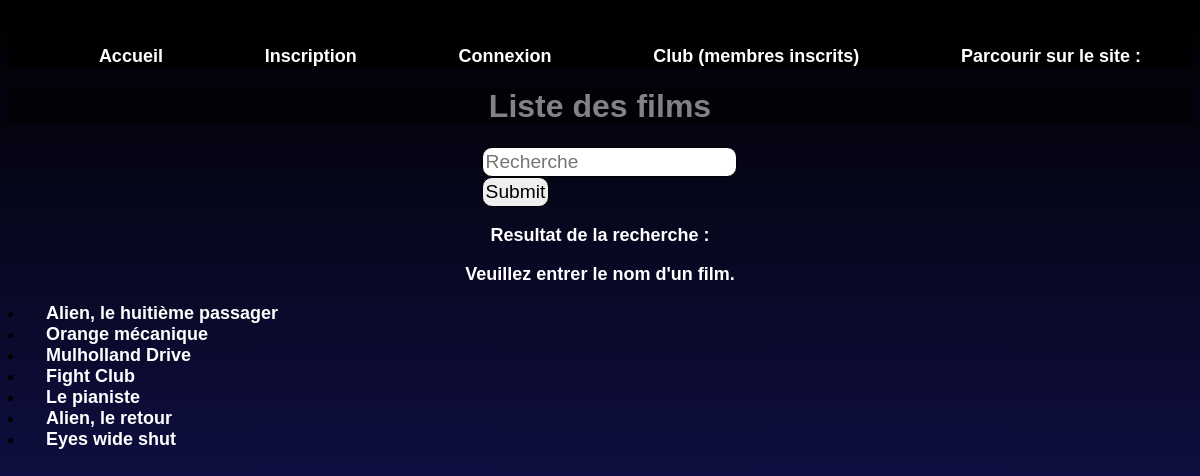
/HTMLPHP/liste_films.php, run on the app's committed database.
### tables this page shows
CREATE TABLE `movies` (
  `id_movies` int(11) NOT NULL AUTO_INCREMENT,
  `title` varchar(30) NOT NULL,
  `year_released` int(11) NOT NULL,
  `id_director` int(11) NOT NULL,
  `links` varchar(1000) NOT NULL,
  `Genre` varchar(30) NOT NULL,
  PRIMARY KEY (`id_movies`)
);

### HTMLPHP/connexion.php (called while the page is built, shortened)
<?php
  $db_handle = mysqli_connect(DB_SERVER,DB_USER,DB_PASS);
  $db_name = 'cinefa';
  $db = mysqli_select_db($db_handle, $db_name);
?>

### HTMLPHP/liste_films.php (the view, shortened to what this page needs)
<!DOCTYPE html>
<html lang="fr" dir="ltr">
  <head>
    <link rel="stylesheet" href="../CSS/cinefa.css">
  </head>
  <body>
    <?php
      require_once 'connexion.php';
      include 'header.php';
    ?> <h1>Liste des films</h1>
    <form name="form1" method="POST" action="#" required>
      <input type="text" name="recherche" placeholder="Recherche" required ><br>
      <input id="valid_button" type="submit" name="submit1" placeholder="Inscription" required>
    </form>
    <p class="message_reussi">Resultat de la recherche :</p>
    <?php
    if (isset($_POST['submit1']))
    {
      $recherche = $_POST['recherche'];
      $request = 'SELECT title, id_movies FROM movies where title like "%' . $recherche . '%"';
      $result_query2 = mysqli_query($db_handle, $request);
      $found = false;
          while ($db_field = mysqli_fetch_assoc($result_query2))
             {
              $found = true;
              echo ' <ul class = "message_reussi"> <li><a href="fiche_film.php?id='. $db_field['id_movies'] . '">' . $db_field['title'] .'</a></li> </ul>';
             }
            if ($found == false) {
              echo '<script>alert("Aucun film trouvé")</script>';
            }
      }
      else {
        echo "<p class='message_reussi'> Veuillez entrer le nom d'un film. </p>";
      }
      if ($db)
        {
          $request = "SELECT * FROM movies";
          $result_query = mysqli_query($db_handle, $request);
            while ($db_field = mysqli_fetch_assoc($result_query))
            {
              $id = $db_field['id_movies'];
              echo ' <li><a href="fiche_film.php?id='. $id . '">' . $db_field['title'] .'</a></li>';
            }
        }
    ?>
  </body>
</html>

### CSS/cinefa.css (style rules this page uses)
body { min-height: 100vh; background: linear-gradient(black,MidnightBlue); font-family : helvetica; }
input { margin-left: 40%; padding-top: 20%; font-size: 120%; border : 1px solid black; border-radius: 10px; padding: 3px; font-family: helvetica; }
.message_reussi { list-style: none; text-decoration: none; font-size: 18px; font-family: helvetica; font-weight: bold; color: #ffffff; text-align: center; }

### CSS/css-header.css (style rules this page uses)
h1 { display: flex; justify-content: center; color: white; background-color: black; opacity: 0.5; }
li a { position: relative; padding: 16px; text-decoration: none; font-size: 18px; font-weight: bold; color: #ffffff; }

### data on the page
movies: title "Alien, le huitième passager"
movies: title "Orange mécanique"
movies: title "Mulholland Drive"
movies: title "Fight Club"
movies: title "Le pianiste"
movies: title "Alien, le retour"
movies: title "Eyes wide shut"
